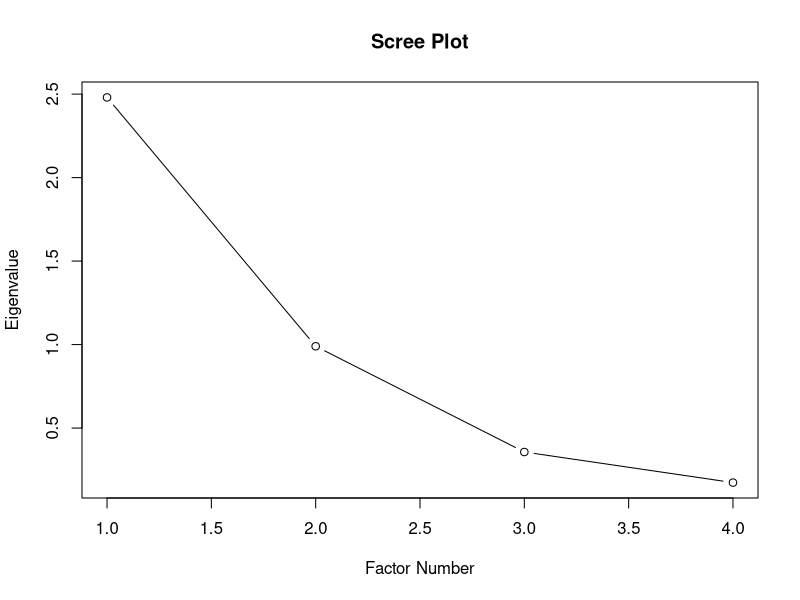

Here is the R script that generated this plot:

data("USArrests")


data_fa <- USArrests[, c("Murder", "Assault", "UrbanPop", "Rape")]


data_scaled <- scale(data_fa)

corr_matrix <- cor(data_scaled)
print("Correlation Matrix:")
print(corr_matrix)
eigen_values <- eigen(corr_matrix)$values
print("Eigenvalues:")
print(eigen_values)

plot(eigen_values,
     type = "b",
     main = "Scree Plot",
     xlab = "Factor Number",
     ylab = "Eigenvalue")

fa_result <- factanal(data_scaled, factors = 1,rotation = "varimax")
print(fa_result)

loadings_matrix <- as.matrix(fa_result$loadings)
communalities <- rowSums(loadings_matrix^2)
specific_variance <- fa_result$uniquenesses

fa_table <- cbind(loadings_matrix, Communality = communalities, Specific_Variance = specific_variance)
print("Final Factor Analysis Table:")
print(round(fa_table, 3))
